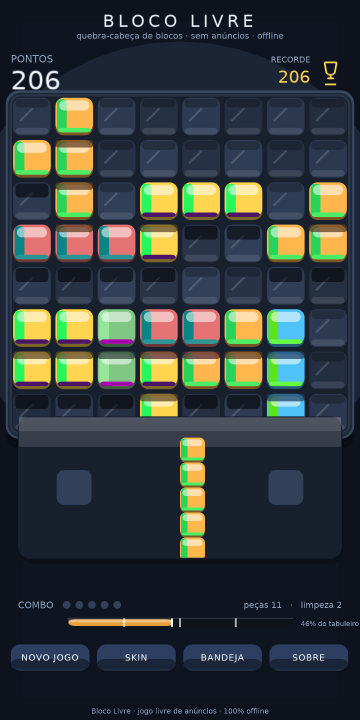
#> input picture screenshots/01_hero.png, 720 x 1440 px, found by its file name (shown at 1/2 size)
$ python r13_audit_pass8.py
#> lines starting #> are read from the running program, lines starting #| are printed output that depends on the picture
"""R13 forensic - PASS 8: header/tray star diff, micro-line geometry, ticks, confetti bimodal."""
import numpy as np
from PIL import Image
from scipy import ndimage

R12 = '/home/z/my-project/critic_shots/r12/'
R13 = '/home/z/my-project/critic_shots/r13/'
X0, X1, Y0, Y1, CELL = 24, 696, 190, 866, 84

def arr(path):
    return np.asarray(Image.open(path).convert('RGB')).astype(np.float64)

def lum(a):
    return a.mean(axis=2)

# ---------- 1. HEADER STAR diff (x559-674 y123-169) ----------
print("=" * 100)
print("1. HEADER STAR ZONE diff r12 vs r13 (all shots)")
print("=" * 100)
for shot in ['01_hero.png','02_skin0.png','03_skin1.png','04_skin2.png','05_skin3.png','06_full.png','07_clear.png']:
    a12, a13 = arr(R12 + shot), arr(R13 + shot)
    zone12 = a12[123:170, 559:675]; zone13 = a13[123:170, 559:675]
#> after `zone12 = a12[123:170, 559:675]`:
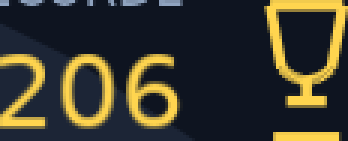
#> zone12: shape (47, 116, 3) float64 (shown 3 times larger); mean R, G, B 59.8, 58.3, 46.1
    d = np.abs(zone13 - zone12).max()
#> d = 0
    print(f"{shot}: header-star zone max delta={d:.1f}")
#| 01_hero.png: header-star zone max delta=0.0
#> pass 2 of the loop `for shot in ['01_hero.png','02_skin0.png','03_skin1.png','04_skin2.png..`:
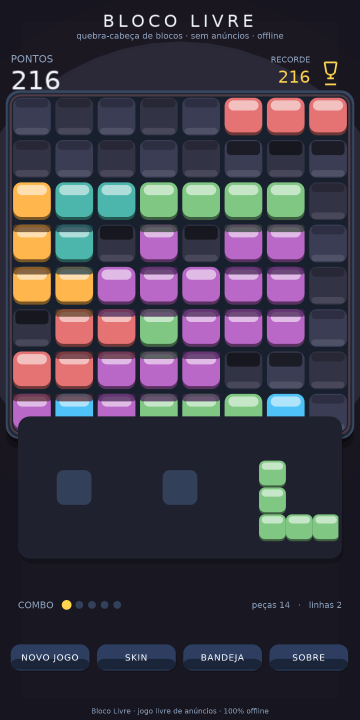
#> input picture screenshots/02_skin0.png, 720 x 1440 px, found by its file name (shown at 1/2 size)
#> `zone12 = a12[123:170, 559:675]`:
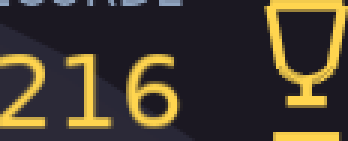
#> zone12: shape (47, 116, 3) float64 (shown 3 times larger); mean R, G, B 68.6, 59.7, 47.2
#| 02_skin0.png: header-star zone max delta=0.0
#> pass 3 of the loop `for shot in ['01_hero.png','02_skin0.png','03_skin1.png','04_skin2.png..`:
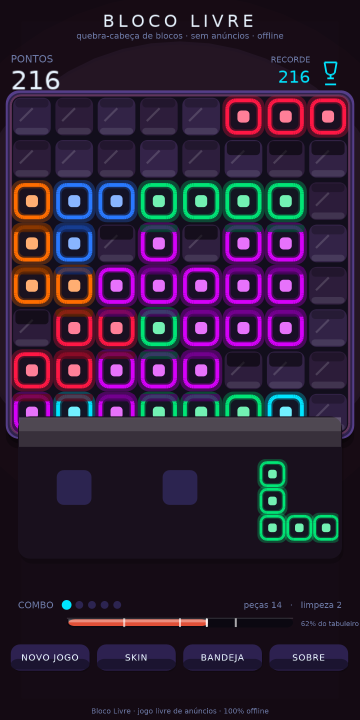
#> input picture screenshots/03_skin1.png, 720 x 1440 px, found by its file name (shown at 1/2 size)
#> `zone12 = a12[123:170, 559:675]`:
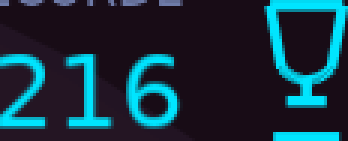
#> zone12: shape (47, 116, 3) float64 (shown 3 times larger); mean R, G, B 23.2, 50.4, 64.3
#| 03_skin1.png: header-star zone max delta=0.0
#> (the run stopped early here; a loop or call above may not have finished)
